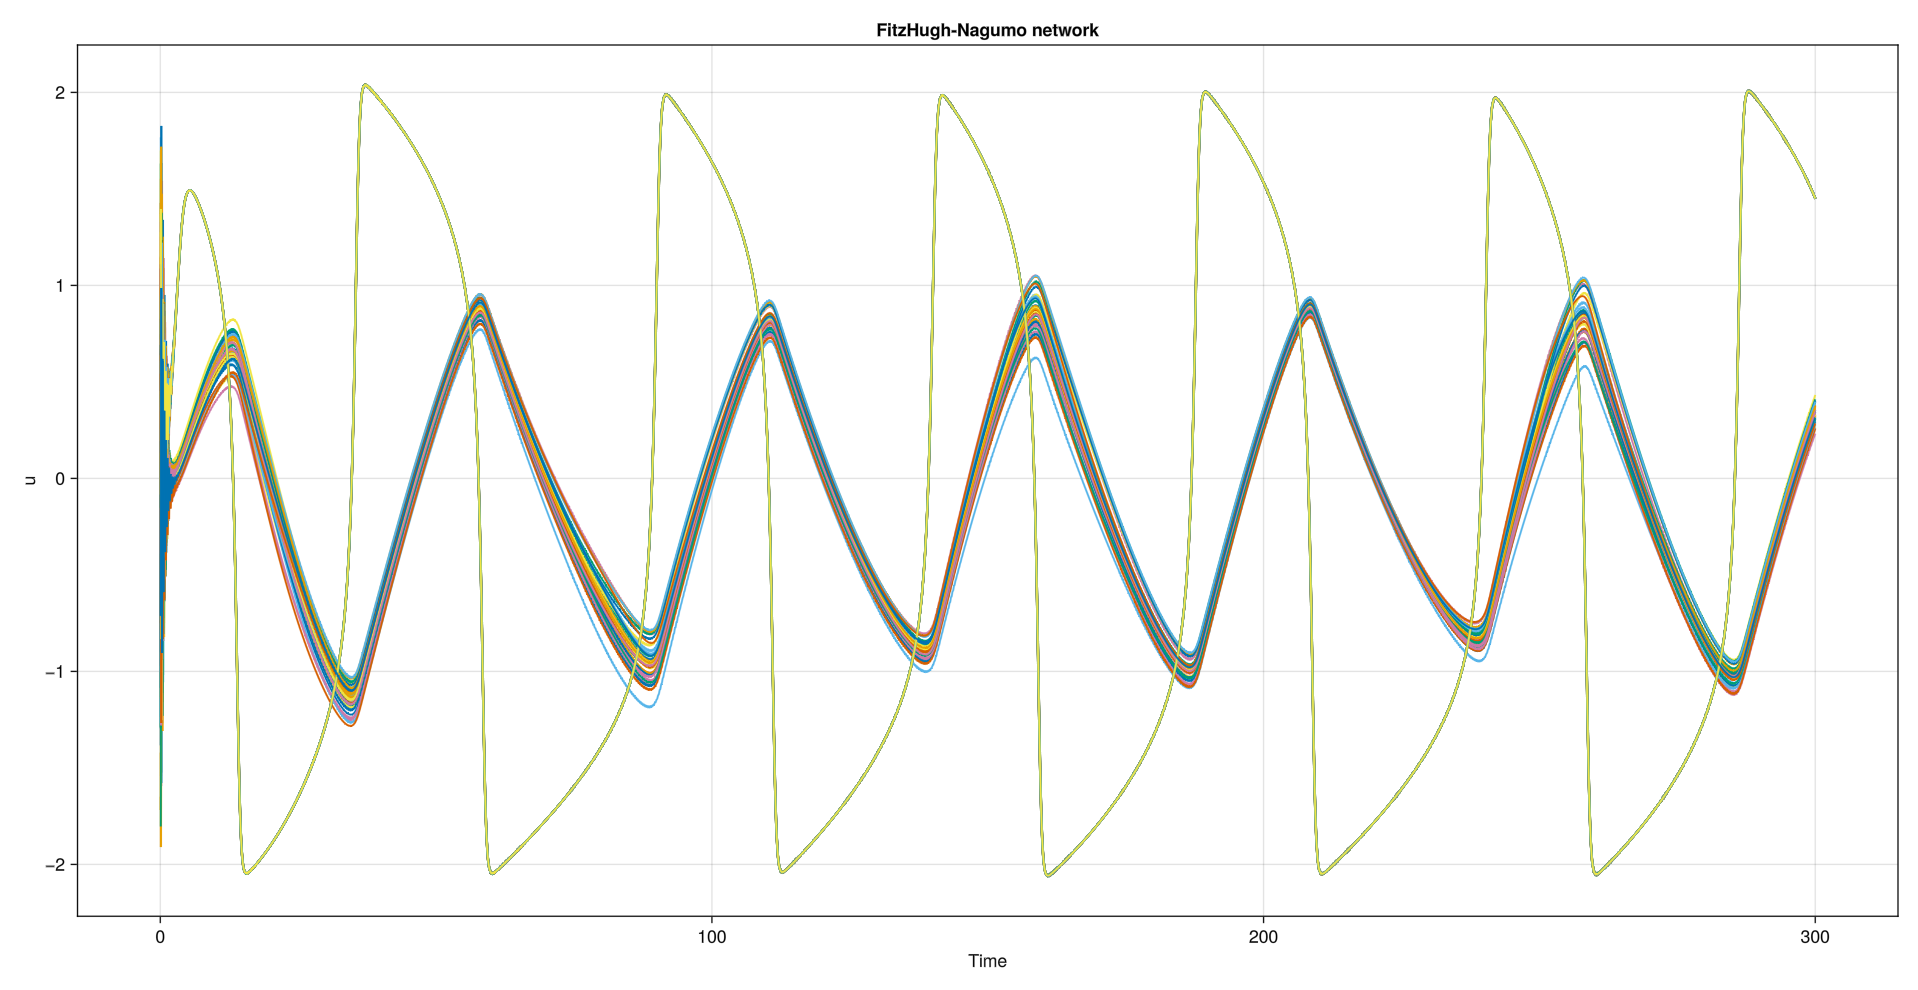

This chart was generated by the following Julia code:
using OrdinaryDiffEq
using LinearAlgebra
using NNlib: swish
using Graphs
using NetworkDynamics
using Distributions
using Interpolations

# graph creation 
function create_complete_graph(N::Int=5)
    # create all to all graph
    g = Graphs.complete_graph(N)
    edge_weights = ones(length(edges(g)))
    g_weighted = SimpleDiGraph(g)
    g_directed = SimpleDiGraph(g_weighted)
    return g_directed, edge_weights
end

function generate_reservoir(dim_reservoir, density)
    A = rand(dim_reservoir, dim_reservoir)
    A = A .< density
    ran = 2*(rand(dim_reservoir, dim_reservoir) .- 0.5)
    A = A.*ran
    # get eigenvalues of A
    eigA = eigvals(A)
    # set spectral radius of A to 1
    A = A./maximum(abs.(eigA))
    return A
end

# generate the training data
function lorenz!(dx, x, p, t)
    sigma, rho, beta = p
    dx[1] = sigma*(x[2] - x[1])
    dx[2] = x[1]*(rho - x[3]) - x[2]
    dx[3] = x[1]*x[2] - beta*x[3]
end

# create graph 
g_directed, edge_weights = create_complete_graph(8*8)
println("Number of nodes: ", nv(g_directed))
println("Number of edges: ", size(edge_weights))
println("Number of edges: ", ne(g_directed))

# generate the network
Base.@propagate_inbounds function fhn_electrical_vertex!(dv, v, edges, p, t)
    # add external input j0
    g = p

    #println("g size:",size(g))
    #println("g type:",typeof(g))
    # adding external input current
    if t < 0.5
        dv[1] = (v[1] + v[1]^3/3 - v[2])
    else
        dv[1] = (g[t] + v[1] - v[1]^3/3 - v[2])
    end
    # adding the external input voltage
    if t < 0.5
        dv[2] = (v[1] + a)*ϵ
    else
        dv[2] = R0 .* g[t] + (v[1] + a)*ϵ
    end
    
    for e in edges
        dv[1] += e[1]
        dv[2] += e[2]
    end
    nothing
end

Base.@propagate_inbounds function fhn_electrical_vertex_win!(dv, v, edges, p, t)
    # add external input j0
    w = p

    #println("g size:",size(g))
    #println("g type:",typeof(g))
    # adding external input current
    if t < 0.5
        dv[1] = (v[1] + v[1]^3/3 - v[2])
    else
        dv[1] = (v[1] - v[1]^3/3 - v[2])
    end
    # adding the external input voltage
    if t < 0.5
        dv[2] = (v[1] + a)*ϵ
    else
        dv[2] = R0 .* g[t] + (v[1] + a)*ϵ
    end
    
    for e in edges
        dv[1] += e[1]
        dv[2] += e[2]
    end
    nothing
end
# set the B rotational matrix with an angle ϕ,
# the default value is ϕ = π/2 - 0.1, but the value causes the numerics to be unstable
ϕ = π/2 - 0.1
B = [cos(ϕ) sin(ϕ); -sin(ϕ) cos(ϕ)]
Base.Base.@propagate_inbounds function electrical_edge!(e, v_s, v_d, p, t)
    #println("p type:",typeof(p))
    #println("v_s size:",size(v_s))
    #println("v_d size:",size(v_d))
    e[1] = p*(B[1,1]*(v_s[1] - v_d[1]) + B[1,2]*(v_s[2] - v_d[2])) # *σ  - edge coupling for current
    e[2] = p*(B[2,1]*(v_s[1] - v_d[1]) + B[2,2]*(v_s[2] - v_d[2])) # *σ  - edge coupling for voltage
    nothing
end


odeelevertex = ODEVertex(; f=fhn_electrical_vertex!, dim=2, sym=[:u, :v])
odeeleedge = StaticEdge(; f=electrical_edge!, dim=2, coupling=:directed)

fhn_network! = network_dynamics(odeelevertex, odeeleedge, g_directed)



# generate the training data for lorenz system
u0 = [10;10;10]
tspan = (0.0, 300.0)
dt = 0.01
p = (10.0, 28.0, 8/3) # sigma, rho, beta values
prob = ODEProblem(lorenz!, u0, tspan, p)
sol  = solve(prob, Tsit5(), saveat = dt, progress = true)
train_data = hcat(sol.u...)'
t = sol.t

# generate the test data
IC_validate = [10.1; 10.0; 10.0]
tspan2 = (0.0, 50.0)
prob2 = ODEProblem(lorenz!, IC_validate, tspan2, p)
sol2 = solve(prob2, Tsit5(), saveat = dt, progress = true)
test_data = hcat(sol2.u...)'
t2 = sol2.t

dim_system = 3
dim_reservoir = 64*2

sigma = 0.1
density = 0.05 # density of the reservoir
beta = 0.01 # regularization parameter

r_state = zeros(dim_reservoir)
A = generate_reservoir(dim_reservoir, density)
W_in = 2*sigma*(rand(dim_reservoir, dim_system) .- 0.5)

W_out = zeros(dim_system, dim_reservoir)
R = zeros(dim_reservoir, length(t))

for i in 1:length(t)
    R[:,i] = r_state
    #r_state = 1.0 ./ (1 .+ exp.(-(A*r_state + W_in*train_data[i,:])))
    #r_state = 1.0 .+ tanh.(A*r_state + W_in*train_data[i,:])
    r_state = swish.(A*r_state + W_in*train_data[i,:])
end

# Parameter handling
N = nv(g_directed) # Number of nodes in the network
const ϵ = 0.05 # time scale separation parameter, default value is 0.05
const a = 0.5 # threshold parameter abs(a) < 1 is self-sustained limit cycle, abs(a) = 1 is a Hopf bifurcation
const σ = 0.5
const R0 = 0.1
# different weights for edges, because the resitivity of the edges are always positive
w_ij = [pdf(Normal(), x) for x in range(-1, 1, length=ne(g_directed))]
#w_ij = σ/ϵ * ones(ne(g_directed))
#g0 = interpolate((W_in*train_data')', BSpline(Quadratic(Line(OnCell()))))
g0v = [interpolate((W_in*train_data')[i,:], BSpline(Quadratic(Line(OnCell())))) for i in 1:nv(g_directed)] 
# Tuple of parameters for nodes and edges
p = (g0v, w_ij)
#Initial conditions
x0 = randn(2N)

# Solving the ODE
using OrdinaryDiffEq

tspan = (0.0, 300)
datasize = length(t)
tsteps = range(tspan[1], tspan[2], length=datasize)
prob = ODEProblem(fhn_network!, x0, tspan, p)
sol = solve(prob, Tsit5(), saveat=tsteps)

using GLMakie
fig = Figure()
ax = GLMakie.Axis(fig[1, 1], xlabel = "Time", ylabel = "u", title = "FitzHugh-Nagumo network")
t= sol.t
u = hcat(sol.u...)
# use only the u values
diff_data = u
for i in 1:64
    lines!(ax, t, u[i,:], label="Oscillator $i")
    #text!(ax, t[end], u[i,end]+0.1, text=string("Oscillator ", i), align=(:right, :center))
end
#axislegend(ax, position = :rt)
fig
GLMakie.save("RC_FHN_NN.png", fig)

# instead of ridge regression, we can use neural network to fit the output weights
using Flux
using Flux: crossentropy, onecold, onehotbatch, params, mse
using Statistics: mean

# using the neural network to fit output weights
model = Chain(Dense(dim_reservoir, 100, swish), Dense(100, dim_system))
loss(x, y) = mse(model(x), y')
opt = ADAM(0.01)
data = [(u, train_data)]
Flux.train!(loss, params(model), data, opt)
R_test = zeros(dim_reservoir, length(t2))
# get prediction of the model for test data
r_state = 1.0 ./ (1 .+ exp.(-(A*r_state + W_in*IC_validate)))
for t in 1:length(t2)
    R_test[:,t] = r_state
    r_state = swish.(A*r_state + W_in*test_data[t,:])
end



X_predicted = model(R_test)
X_predicted = X_predicted'
# using the ridge regression to fit output weights
#W_out = (train_data'*R')*inv( (R*R') + beta * I(dim_reservoir) )

#=
X_predicted = zeros(length(t2), dim_system)
r_state = 1.0 ./ (1 .+ exp.(-(A*r_state + W_in*IC_validate)))

for i in 1:length(t2)
    predict = model(r_state)
    X_predicted[i,:] = predict'
    #r_state = 1.0 ./ (1 .+ exp.(-(A*r_state + W_in*X_predicted[i,:])))
    #r_state = 1.0 .+ tanh.(A*r_state + W_in*X_predicted[i,:])
    r_state = swish.(A*r_state + W_in*X_predicted[i,:])
end
=#

# plot the results
using GLMakie

fig = Figure()
ax1 = Axis(fig[1, 1])
ax2 = Axis(fig[2, 1])
ax3 = Axis(fig[3, 1])
lines!(ax1, t2, test_data[:,1], color = :blue)
lines!(ax1, t2, 10*X_predicted[1:length(t2),1], color = :red)

lines!(ax2, t2, test_data[:,2], color = :green)
lines!(ax2, t2, 10*X_predicted[1:length(t2),2], color = :orange)

lines!(ax3, t2, test_data[:,3], color = :purple)
lines!(ax3, t2, 10*X_predicted[1:length(t2),3], color = :yellow)

fig
GLMakie.save("lorenz.png", fig)

# Create a new figure
fig = Figure(resolution = (1600, 1200))

# 3D plot
ax = Axis3(fig[1, 1], title = "Predicting Lorenz 63", xlabel = "x", ylabel = "y", zlabel = "z")
lines!(ax, test_data[:, 1], test_data[:, 2], test_data[:, 3], color = :blue, label = "True")
lines!(ax, 10X_predicted[:, 1], 10X_predicted[:, 2], 10X_predicted[:, 3], color = :red, label = "Predicted")

# Add grid and legend
axislegend(ax)

# Display the figure
fig
GLMakie.save("lorenz3d.png", fig)